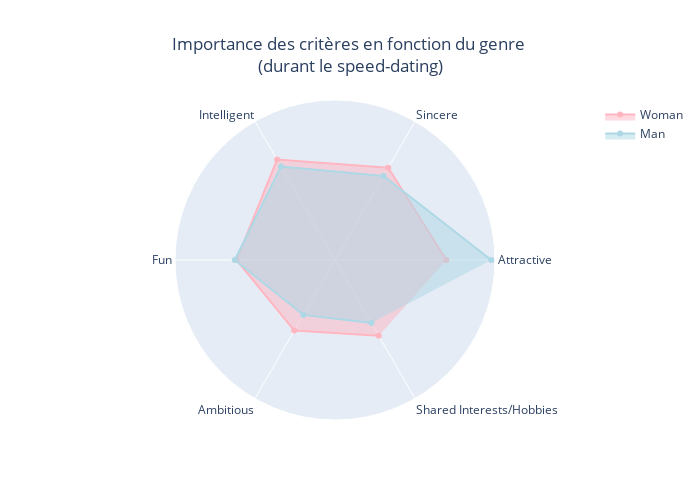

Here is the notebook cell this chart was saved with:
### Code cell
# A mi parcours dans le speed-dating
plot_attribute_expectations_per_genre(participant_df, ["attr1_s", "sinc1_s", "intel1_s", "fun1_s", "amb1_s", "shar1_s"], "Importance des critères en fonction du genre \n(durant le speed-dating)", palette_gender_label, "image_02.png")

### Figure 1 — Plotly figure (JSON) as saved in the notebook; plotly's stock layout.template omitted (floating-point values rounded to 4 significant figures)
{"data": [{"fill": "toself", "line": {"color": "lightpink"}, "name": "Woman", "r": [16.67, 15.92, 17.34, 14.73, 12.19, 13.1], "theta": ["Attractive", "Sincere", "Intelligent", "Fun", "Ambitious", "Shared Interests/Hobbies"], "type": "scatterpolar"}, {"fill": "toself", "line": {"color": "lightblue"}, "name": "Man", "r": [23.37, 14.51, 16.15, 14.99, 9.484, 10.9], "theta": ["Attractive", "Sincere", "Intelligent", "Fun", "Ambitious", "Shared Interests/Hobbies"], "type": "scatterpolar"}], "layout": {"height": 500, "polar": {"radialaxis": {"visible": false}}, "showlegend": true, "title": {"text": "Importance des critères en fonction du genre <br>(durant le speed-dating)", "x": 0.5}, "width": 700}}
